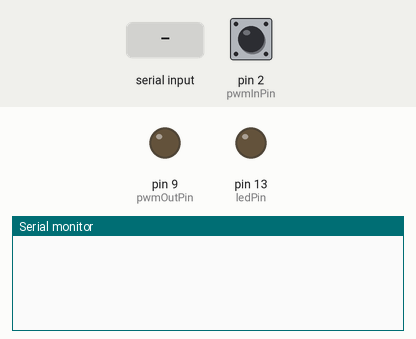
This sketch was run on a simulated Arduino Uno, built with avr-gcc and run on an emulated ATmega328P. Parts: output pins drawn as LEDs (lit = HIGH), the last lines printed to the serial monitor. The test bench sets the inputs (shaded band); at power-on: pin 2 (pwmInPin) HIGH.

Above: at 1.2 s.
1.3 s: "ADC 1\n" received over Serial
At 2.5 s:
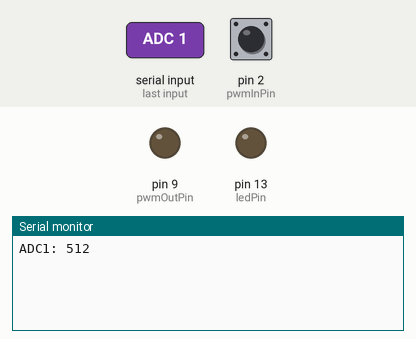
2.8 s: "pwm,1\n" received over Serial
At 3.8 s:
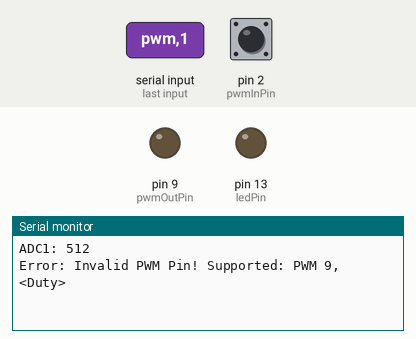
4.3 s: "pwm\n" received over Serial
At 4.9 s:
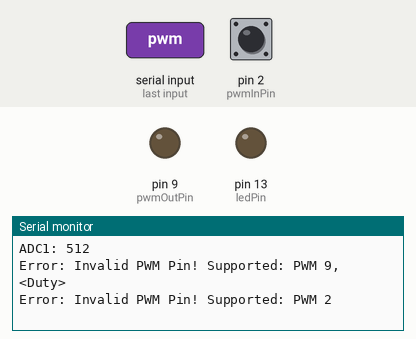

The sketch:

Arduino_IO.ino
```cpp
#define  READ_PWM_INTERVAL      1000       // Interval in milliseconds
#define  SEC_2_MICROSEC         1000000
#define  DUTY_2_RAW(X)          ((X * 255)/100)


// HW configuration
const int ledPin = 13;      // select the pin for the LED
const int pwmOutPin = 9;    // Select a pin capable of PWM (e.g., 3, 5, 6, 9, 10, 11 on Arduino Uno)
const int pwmInPin  = 2;    // measure FAN Speed

// PWM parameters
volatile unsigned long highTime = 0;
volatile unsigned long lowTime  = 0;
volatile unsigned long lastTime = 0;
volatile unsigned long count    = 0;
unsigned long pwmIn_f = 0;
unsigned long previousMillis = 0;       // Stores the last time the task ran

/* --------------------------------------------------------  */

// Function to split a string by a delimiter
int splitString(String str, char delimiter, String* output, int maxParts) {
  int index = 0;
  int start = 0;

  while (index < maxParts) {
    int delimIndex = str.indexOf(delimiter, start);

    // If no more delimiters, add the last part
    if (delimIndex == -1) {
      output[index++] = str.substring(start);
      break;
    }

    // Extract part and update start position
    output[index++] = str.substring(start, delimIndex);
    start = delimIndex + 1;
  }

  return index; // Return the number of parts
}

int adcCmdHandler(String command)
{
    int result = 0;

    // Check Read ADC Command e.g. ADC 1
    if (command.startsWith("adc"))
    {
      // Extract the pin number after "ADC" e.g "ADC 1"
      int pin = command.substring(3).toInt();
      // Validate that the pin number is between 0 and 5
      if (pin >= 0 && pin <= 5)
      {
        int adcValue = analogRead(pin); // Read the ADC value for the selected pin
        Serial.print("ADC");
        Serial.print(pin);
        Serial.print(": ");
        Serial.println(adcValue); // Send the ADC value back
        result = 1;
      }
      else
      {
         Serial.println("Error: Invalid ADC Channel!");
         result = 1; // adc command, invalid channel though
      }
    }
    return result;
}


int pwmCmdHandler(String command)
{
    int result = 0;
    if (command.startsWith("pwm"))
    {
        // Check Set PWM command e.g. PWM 9, 50 - set pwm pin 9 50%
        String parts[2]; // Array to store the split parts
        int count = splitString(command, ',', parts, 2);
        if(count == 2)
        {
            // Extract the pin number and duty cycle
            int pin = parts[0].substring(3).toInt();
            int duty = parts[1].toInt();

            if(pin == pwmOutPin)
            {
                // Set PWM output
                if(duty > 100) duty = 100;
                analogWrite(pin, DUTY_2_RAW(duty));
                Serial.print("Set:");
                Serial.println(command);
                result = 1;
            }
            else
            {
               result = 1; // pwm command but invalid pin
               Serial.println("Error: Invalid PWM Pin! Supported: PWM 9, <Duty>");
            }
        }
        else if(count == 1)
        {
            // Extract the pin number and duty cycle
            int pin = parts[0].substring(3).toInt();
            if(pin == pwmInPin)
            {
                // Get PWM2
                Serial.print("PWM2:");
                Serial.println(pwmIn_f);
                result = 1;
            }
            else
            {
               result = 1; // pwm command but invalid pin
               Serial.println("Error: Invalid PWM Pin! Supported: PWM 2");
            }
        }
        else
        {
            result = 1;  // pwm command but invalid format
            Serial.println("Error: Invalid Command! Try: PWM 9, <Duty>");
        }
    }
    return result;
}


void pwmInterrupt() {
    unsigned long now = micros();
    if (digitalRead(pwmInPin) == HIGH) {
        lowTime = now - lastTime;

    } else {
        highTime = now - lastTime;
    }
    lastTime = now;
}

void readPwmIn()
{
    static unsigned long last_period = 0;
    unsigned long period = highTime + lowTime;
    if (period > 0) {
      pwmIn_f = SEC_2_MICROSEC/(period);
      //Serial.print("pwm F(hz):");
      //Serial.println(pwmIn_f);

      // reset old values
      lowTime = 0;
      highTime = 0;
      last_period = period;
    }
    else if(last_period != period)
    {
      pwmIn_f = 0;
      last_period = period;
      //Serial.println("pwm F(hz):0");
    }
}

void setup()
{
    // Initialize Serial
    Serial.begin(115200);

    // declare the ledPin as an OUTPUT:
    pinMode(ledPin, OUTPUT);

    // Init PWM
    pinMode(pwmOutPin, OUTPUT);
    analogWrite(pwmOutPin, 0);
    pinMode(pwmInPin, INPUT_PULLUP);
    attachInterrupt(digitalPinToInterrupt(pwmInPin), pwmInterrupt, CHANGE);
}

void loop()
{

    // LED Control
    //digitalWrite(ledPin, HIGH);
    //delay(250); // Wait 1 second
    //digitalWrite(ledPin, LOW);
    //delay(250); // Wait 1 second

    if (Serial.available() > 0)
    {
        int result = 0;
        String command = Serial.readStringUntil('\n'); // Read the incoming command
        if(command != "")
        {
            command.trim(); // Remove any leading or trailing whitespace
            command.toLowerCase(); // using low case only

            // Handle ADC commands
            result = adcCmdHandler(command);

            // Handle PWM command
            if( result == 0) result = pwmCmdHandler(command);

            // Invalid command
            if( result == 0)  Serial.println("Error: Invalid Command!");
        }
    }

    // Read PWM In every 1s
    unsigned long currentMillis = millis(); // Get current time
    if (currentMillis - previousMillis >= READ_PWM_INTERVAL)
    {
        previousMillis = currentMillis; // Update the last execution time
        readPwmIn();
    }
}
```

Measured:
- after the input at 1.3 s, the serial monitor: prints a new line at once (image 1)
- after the input at 2.8 s, the serial monitor: prints a new line at once (image 2)
- after the input at 4.3 s, the serial monitor: prints a new line at once (image 3)
